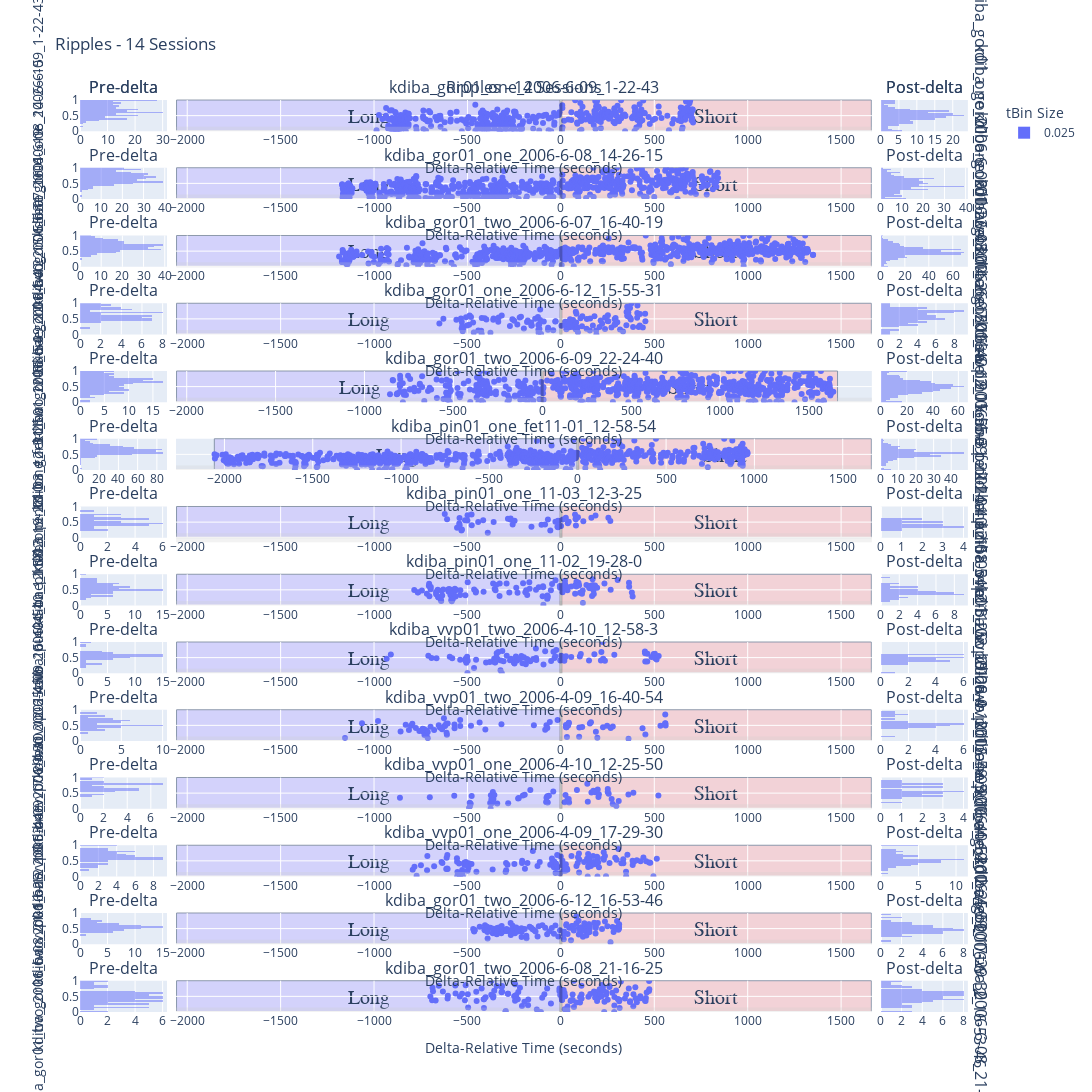

Notebook code for this chart:
### Markdown cell above
# Plotting functions

### Code cell
from pyphoplacecellanalysis.General.Model.Configs.LongShortDisplayConfig import PlottingHelpers
# from pyphoplacecellanalysis.SpecificResults.AcrossSessionResults import plot_across_sessions_scatter_results

# Example usage:
all_session_figures = plot_across_sessions_scatter_results(collected_outputs_directory, concatenated_laps_df=all_sessions_laps_df, concatenated_ripple_df=all_sessions_ripple_df,
														#    enabled_time_bin_sizes=[0.03, 0.10],
														   earliest_delta_aligned_t_start=earliest_delta_aligned_t_start, latest_delta_aligned_t_end=latest_delta_aligned_t_end,
														   laps_title_prefix=f"Laps", ripple_title_prefix=f"Ripples", save_figures=True, figure_save_extension=['.html','.png'], is_dark_mode=is_dark_mode)
fig_laps, fig_ripples = all_session_figures[0]
# fig_laps.update_layout(fig_size_kwargs)
# fig_ripples.update_layout(fig_size_kwargs)

# fig_laps.show()
fig_ripples.show()
# fig_laps.write_html(f"../output/{TODAY_DAY_DATE}_AcrossSession_fig_laps.html")
# fig_ripples.write_html(f"../output/{TODAY_DAY_DATE}_AcrossSession_fig_ripples.html")
